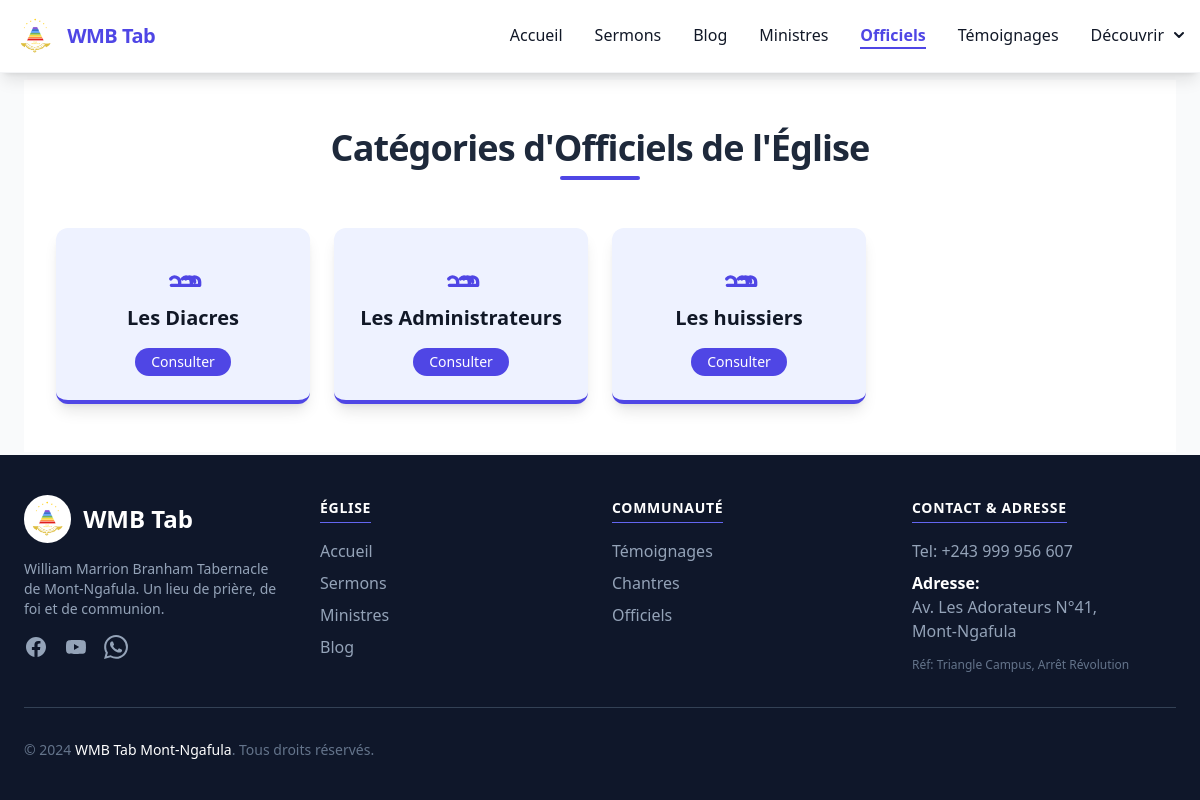
The page /cateOffi/ on the database its author committed.
### OurData/models.py (models this page shows, shortened)
class CategorieOfficiel(models.Model):
    Nom = models.CharField(max_length=100, blank= False)

### OurData/views.py (the view)
# urls.py: path("cateOffi/", categorieOfficiel, name='categorieOfficiel'),
def categorieOfficiel(request):
    categories = CategorieOfficiel.objects.all()
    return render(request, 'categorieofficiel.html', {"categories":categories})

### templates/categorieofficiel.html (shortened to what this page needs)
{% extends "_base.html" %}
{% load static %}
{% block content %}
<div class="max-w-6xl mx-auto px-4 sm:px-6 lg:px-8 py-12 bg-white">
    <h1 class="text-4xl font-extrabold text-center mb-12 text-slate-800 tracking-tight relative">
        Catégories d'Officiels de l'Église
        <span class="block w-20 h-1 bg-indigo-600 mx-auto mt-2 rounded-full"></span>
    </h1>
    <div class="grid grid-cols-2 md:grid-cols-3 lg:grid-cols-4 gap-6">
        {% for categorie in categories %}
        <a href="{% url 'officiels' categorie.id %}"
           class="bg-indigo-50 rounded-xl shadow-lg p-6 text-center
                  transform hover:shadow-xl hover:-translate-y-1 transition-all duration-300
                  border-b-4 border-indigo-600 flex flex-col justify-between items-center group">
            <h5 class="text-xl font-bold text-gray-900 mb-4 group-hover:text-indigo-700 transition-colors">
                {{ categorie.Nom }}
            </h5>
            <span class="inline-block py-1 px-4 text-sm font-medium text-white rounded-full bg-indigo-600 group-hover:bg-indigo-700 transition-colors">
                Consulter
            </span>
        </a>
        {% endfor %}
    </div>
</div>
{% endblock content %}

### rows shown on the page
CategorieOfficiel: Nom "Les Diacres"
CategorieOfficiel: Nom "Les Administrateurs"
CategorieOfficiel: Nom "Les huissiers"
